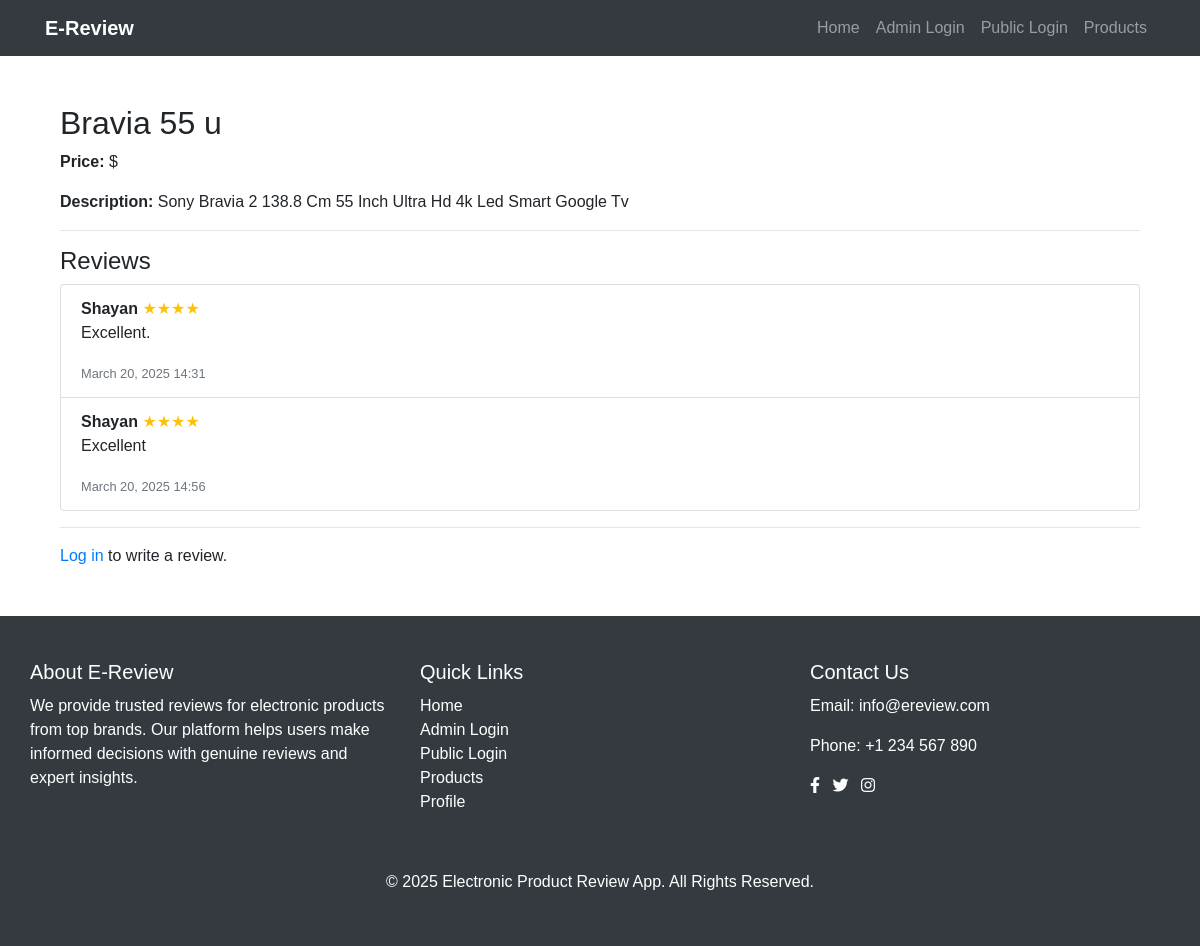
/products/product/5/, run on the app's committed database.
### products/models.py (models this page shows, shortened)
class Product(models.Model):
    admin = models.ForeignKey(
        User,
        on_delete=models.CASCADE,
        related_name='products',
        null=True,
        blank=True
    )
    category = models.ForeignKey(Category, on_delete=models.CASCADE, related_name='products')
    name = models.CharField(max_length=200)
    description = models.TextField()
    image = models.ImageField(upload_to='product_images/', default='product_images/default.jpg')

class Review(models.Model):
    product = models.ForeignKey(Product, on_delete=models.CASCADE, related_name='reviews')
    user = models.ForeignKey(User, on_delete=models.CASCADE, related_name='reviews')
    content = models.TextField()
    rating = models.PositiveIntegerField(default=0)
    created_at = models.DateTimeField(auto_now_add=True)

### products/views.py (the view)
# urls.py: path("product/<int:product_id>/", product_detail, name='product_detail'),
def product_detail(request, product_id):
    product = get_object_or_404(Product, id=product_id)
    reviews = Review.objects.filter(product=product)  # Get all reviews for this product
    if request.method == "POST":
        if request.user.is_authenticated:
            form = ReviewForm(request.POST)
            if form.is_valid():
                review = form.save(commit=False)
                review.product = product
                review.user = request.user
                review.save()
                return redirect('product_detail', product_id=product.id)  # Refresh page after submission
        else:
            return redirect('public_login')  # Redirect to login if user is not logged in
    else:
        form = ReviewForm()
    return render(request, 'products/product_detail.html', {
        'product': product,
        'reviews': reviews,
        'form': form
    })

### products/templates/products/product_detail.html (shortened to what this page needs)
{% extends "base.html" %}
{% block content %}
<div class="container mt-5">
    <h2>{{ product.name }}</h2>
    <p><strong>Price:</strong> ${{ product.price }}</p>
    <p><strong>Description:</strong> {{ product.description }}</p>
    <hr>
    <h4>Reviews</h4>
    {% if reviews %}
        <ul class="list-group">
            {% for review in reviews %}
                <li class="list-group-item">
                    <strong>{{ review.user.username }}</strong>
                    <span class="text-warning">
                        {% for _ in "⭐"|rjust:review.rating %}★{% endfor %}
                    </span>
                    <p>{{ review.content }}</p>
                    <small class="text-muted">{{ review.created_at|date:"F d, Y H:i" }}</small>
                </li>
            {% endfor %}
        </ul>
    {% else %}
        <p class="text-muted">No reviews yet. Be the first to review this product!</p>
    {% endif %}
    <hr>
    {% if user.is_authenticated %}
        <h4>Write a Review</h4>
        <form method="POST">
            {% csrf_token %}
            <div class="form-group">
                <label for="rating">Rating:</label>
                <select name="rating" id="rating" class="form-control">
                    <option value="5">★★★★★ (5 Stars)</option>
                    <option value="4">★★★★☆ (4 Stars)</option>
                    <option value="3">★★★☆☆ (3 Stars)</option>
                    <option value="2">★★☆☆☆ (2 Stars)</option>
                    <option value="1">★☆☆☆☆ (1 Star)</option>
                </select>
            </div>
            <div class="form-group">
                <label for="content">Your Review:</label>
                <textarea name="content" id="content" class="form-control" rows="3" required></textarea>
            </div>
            <button type="submit" class="btn btn-primary">Submit Review</button>
        </form>
    {% else %}
        <p><a href="{% url 'public_login' %}">Log in</a> to write a review.</p>
    {% endif %}
</div>
{% endblock %}

### static/css/style.css (style rules this page uses)
body { font-family: Arial, sans-serif; margin: 0; padding: 0; }

### data on the page
Product: name "Bravia 55 u", description "Sony Bravia 2 138.8 Cm 55 Inch Ultra Hd 4k Led Smart Google Tv"
Review: user.username "Shayan", content "Excellent.", created_at "March 20, 2025 14:31"
Review: user.username "Shayan", content "Excellent", created_at "March 20, 2025 14:56"
